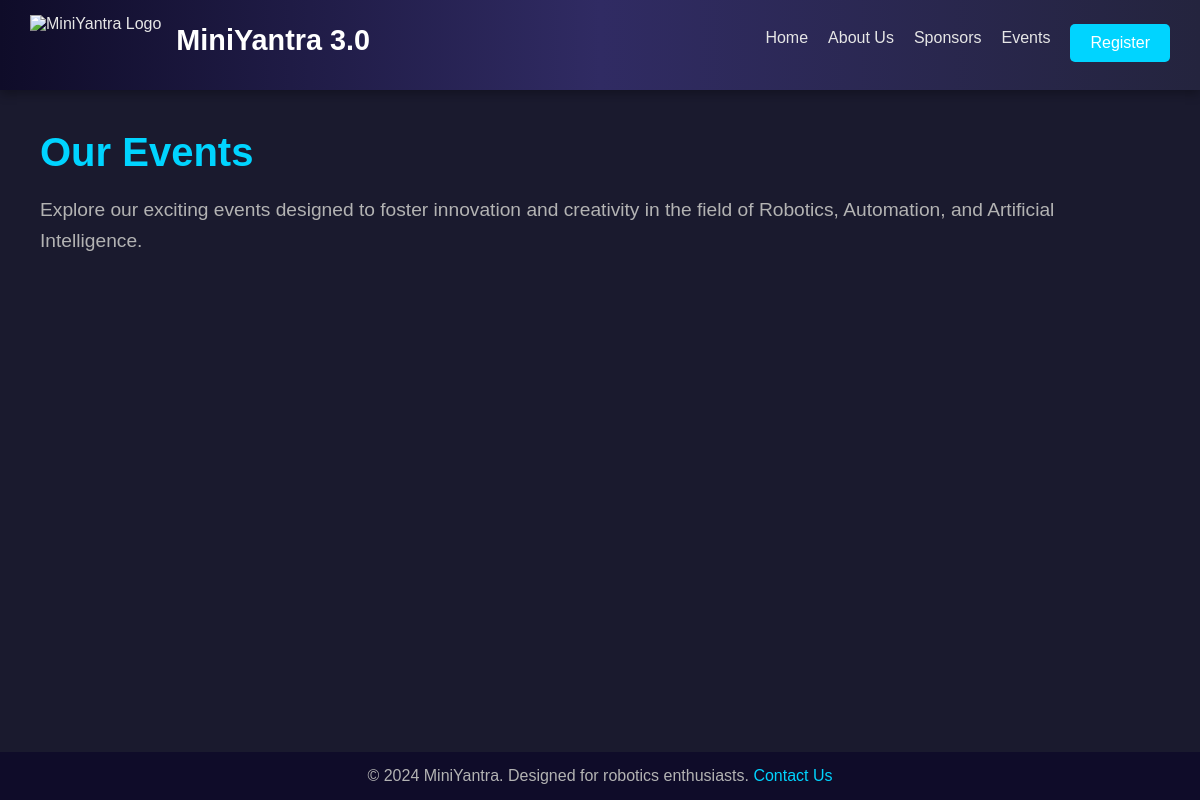
Before: /event/ with the older database file.
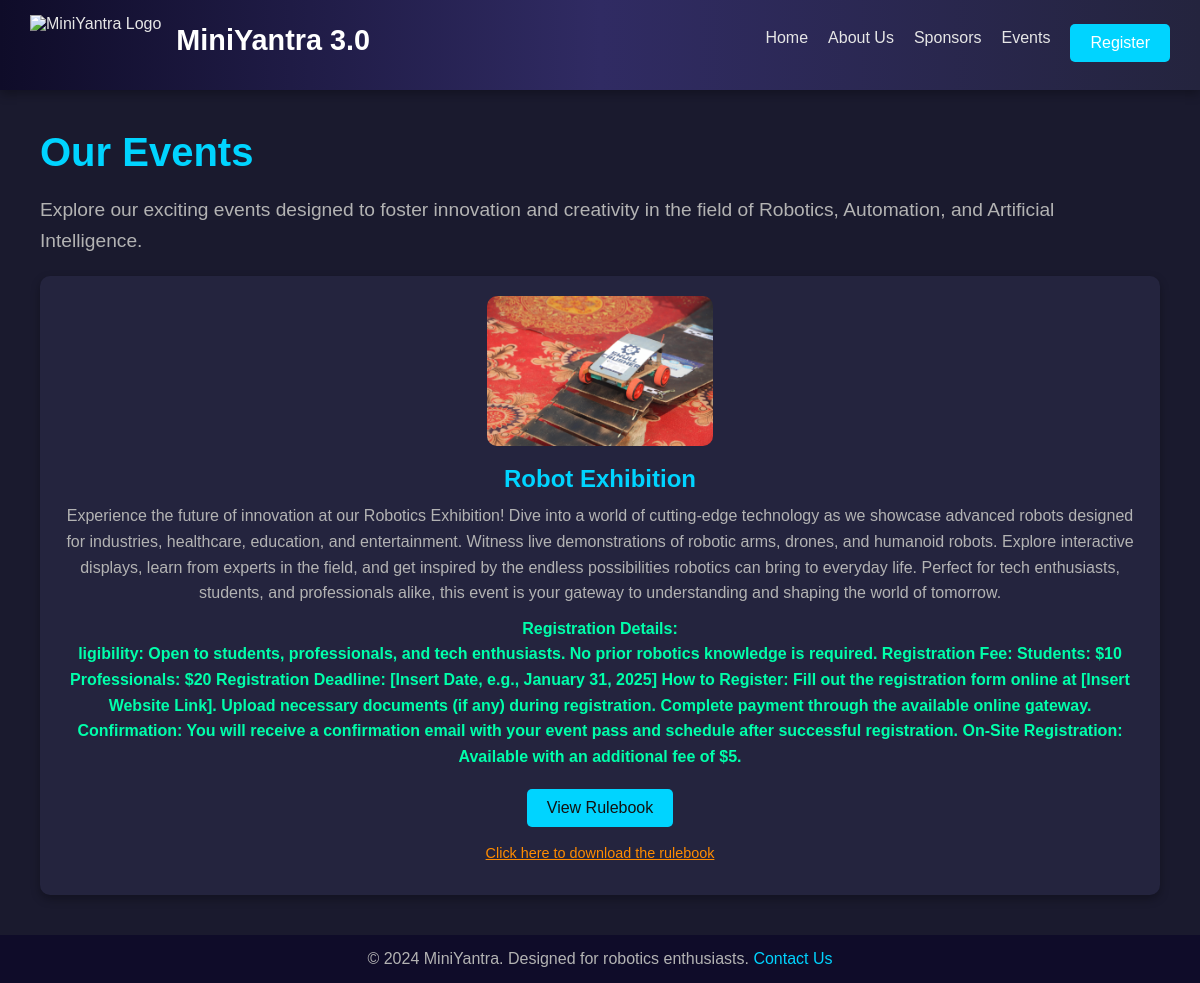
After: the same page with the newer database file.
### home/models.py (models this page shows, shortened)
class Event(models.Model):
    title = models.CharField(max_length=300)
    description = models.TextField()
    price_pool = models.FloatField()
    thumbnail = models.ImageField(upload_to='img/')
    rulebook = models.FileField(upload_to='files/')
    reg_details = models.TextField(null=True,blank=True)

### home/views.py (the view)
# urls.py: path('event/', views.event,name='event'),
def event(request):
  events = Event.objects.all()
  context = {
    'events':events
  }
  return render(request, 'home/event.html',context)

### home/templates/home/event.html (shortened to what this page needs)
{%extends 'base.html'%} {%load static%}{%block content%}
<div class="main-content">
  <h1>Our Events</h1>
  <p>
    Explore our exciting events designed to foster innovation and creativity in
    the field of <span class="highlight">Robotics</span>,
    <span class="highlight">Automation</span>, and
    <span class="highlight">Artificial Intelligence</span>.
  </p>
  <div class="events">
    {% for event in events %}
    <div class="event-card">
      <a
        href="{% url 'aboutrobotics' %}"
        target="_blank"
        title="Learn More About Robotics Exhibition"
      >
        <img src="{{ event.thumbnail.url }}" alt="{{ event.title }}" />
      </a>
      <h3>{{ event.title }}</h3>
      <p>{{ event.description }}</p>
      {% if event.reg_details %}
      <p class="registration-details">
        <strong>Registration Details:</strong> <br />{{ event.reg_details }}
      </p>
      {% else %}
      <p class="no-details">No registration details available.</p>
      {% endif %}
      <a href="{{ event.rulebook.url }}" target="_blank" class="btn">
        View Rulebook
      </a>
      <p class="download-text">
        <a
          href="{{ event.rulebook.url }}"
          target="_blank"
          class="download-link"
        >
          Click here to download the rulebook
        </a>
      </p>
    </div>
    {% endfor %}
  </div>
</div>
{%endblock content%}

Changed rows visible on the page:
added Event: thumbnail (picture), title "Robot Exhibition", description "Experience the future of innovation at our Robotics Exhibition! Dive into a world of cutting-edge technology as we showcase advanced robots designed for industries, healthcare, education, and entertainment. Witness live demonstrations of robotic arms, drones, and humanoid robots. Explore interactive displays, learn from experts in the field, and get inspired by the endless possibilities robotics can bring to everyday life. Perfect for tech enthusiasts, students, and professionals alike, this event is your gateway to understanding and shaping the world of tomorrow.", reg_details "ligibility: Open to students, professionals, and tech enthusiasts. No prior robotics knowledge is required. Registration Fee: Students: $10 Professionals: $20 Registration Deadline: [Insert Date, e.g., January 31, 2025] How to Register: Fill out the registration form online at [Insert Website Link]. Upload necessary documents (if any) during registration. Complete payment through the available online gateway. Confirmation: You will receive a confirmation email with your event pass and schedule after successful registration. On-Site Registration: Available with an additional fee of $5."
